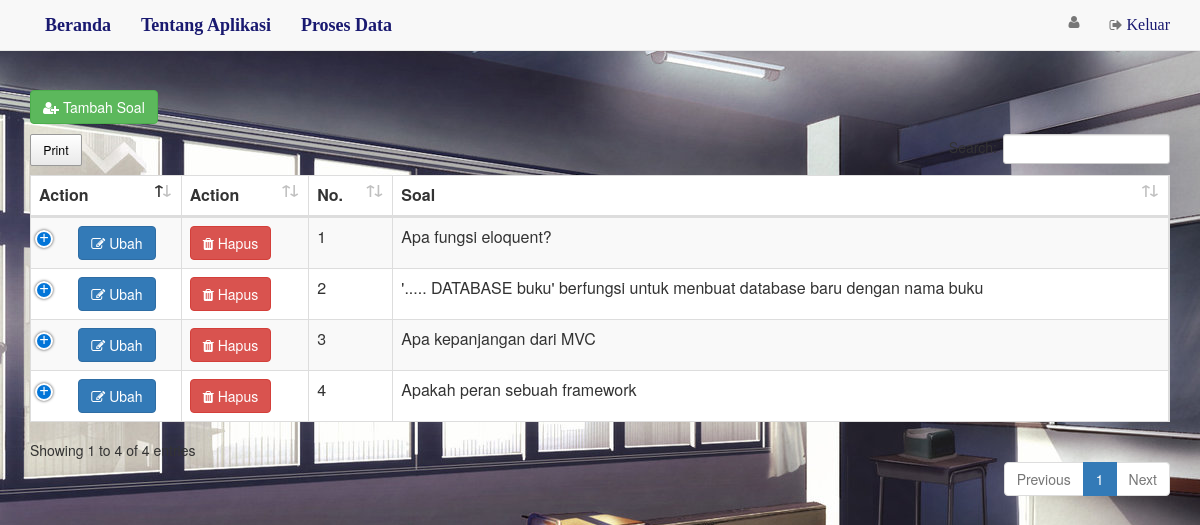
The page /dosen/buatsoal.php on the database its author committed.
### tables this page shows
CREATE TABLE `soal` (
  `id_soal` int(5) NOT NULL,
  `soal_text` varchar(300) NOT NULL,
  `kunci_jawaban` varchar(200) NOT NULL
);

### dosen/tb_dosenbuatsoal.php (called while the page is built)
<?php
$conn = mysqli_connect('localhost','root','','db_ueapps');
$sql = mysqli_query($conn, "SELECT * FROM soal");
?>

### dosen/buatsoal.php (the view, shortened to what this page needs)
<html lang="en">
<head>
	<link href="\font/font.css" rel="stylesheet">
    <link href="\style.css" rel="stylesheet">
    <link href="\assets/css/bootstrap.min.css" rel="stylesheet">
    <link href="\assets/css/bootstrap.css" rel="stylesheet">
    <link href="\assets/css/navbar-static-top.css" rel="stylesheet">
    <link href="\assets/css/animate.min.css" rel="stylesheet">
    <link href="\assets/font-awesome/css/font-awesome.min.css" rel="stylesheet">
    <link href="\assets/css/dataTables.bootstrap4.min.css" rel="stylesheet">
    <link href="\assets/css/buttons.dataTables.min.css" rel="stylesheet">
    <link href="\assets/Responsive/css/responsive.bootstrap4.min.css" rel="stylesheet">
</head>
<body>
    <nav class="navbar navbar-default navbar-static-top">
        <div class="container">
            <div id="navbar-collapse" class="navbar-collapse collapse">
              <ul class="nav navbar-nav navbar-left">
                <li><a href="index.php"><font face="Lucida Bright" size="+1" color="#191970"><b>Beranda</b></font></a></li>
                <li><a href="about2.php"><font face="Lucida Bright" size="+1" color="#191970"><b>Tentang Aplikasi</b></font></a></li>
                <li class="dropdown"><a><font face="Lucida Bright" size="+1" color="#191970"><b>Proses Data</b></font></a>
                </li>
                </ul>
                <ul class="nav navbar-nav navbar-right">
                    <li style="padding-left:10px;"><a href="#"><i class="fa fa-user"></i><font face="Lucida Bright" size="+0" color="#191970"> <?php echo $_SESSION['nama_dosen']; ?> </font></span></a></li>
                    <li><a href="login/logout.php"><i class="fa fa-sign-out"></i><font face="Lucida Bright" size="+0" color="#191970"> Keluar</font></a></li>
                </ul>
            </div>
        </div>
    </nav>
    <br>
    <div class="container">
        <button type="button" class="btn btn-success" onclick="ModalAdd()" style="margin-bottom: 10px;">
                <i class="fa fa-user-plus"></i> Tambah Soal</button>
                <table color="white" id="myTable" class="table table-striped table-bordered dt-responsive nowrap" cellspacing="0" width="100%">
                    <thead>
                        <tr bgcolor="white">
                            <th>Action</th>
                            <th>Action</th>
                            <th>No.</th>
                            <th>Soal</th>
                        </tr>
                    </thead>
                    <tbody>
                        <?php include 'tb_dosenbuatsoal.php';
                        while($d = mysqli_fetch_array($sql)){
                            ?>
                            <tr bgcolor="white">
                                <td align="center">
                                <a href="#" class="btn btn-primary modal_edit" id="<?php echo $d['id_soal']; ?>">
                                    <i class="fa fa-edit"></i> Ubah</a></td>
                                <td>  <a href="#" class="btn btn-danger modal_delete" id="<?php echo $d['id_soal']; ?>">
                                        <i class="fa fa-trash"></i> Hapus</a>
                                </td>
                                <td><?php echo $d['id_soal']; ?></td>
                                <td><?php echo $d['soal_text']; ?></td>
                            </tr>
                        <?php } ?>
                    </tbody>
                </table>
        </div>
</body>
</html>

### style.css (style rules this page uses)
body { background: url('img/bg3.jpg'); }
ul { margin: 0; padding: 0; }
li.dropdown { display: inline-block; }

### assets/css/navbar-static-top.css (style rules this page uses)
body { min-height: 600px; }
.navbar-static-top { margin-bottom: 19px; }

### rows shown on the page
soal: id_soal "1", soal_text "Apa fungsi eloquent?"
soal: id_soal "2", soal_text "'..... DATABASE buku' berfungsi untuk menbuat database baru dengan nama buku"
soal: id_soal "3", soal_text "Apa kepanjangan dari MVC"
soal: id_soal "4", soal_text "Apakah peran sebuah framework"
